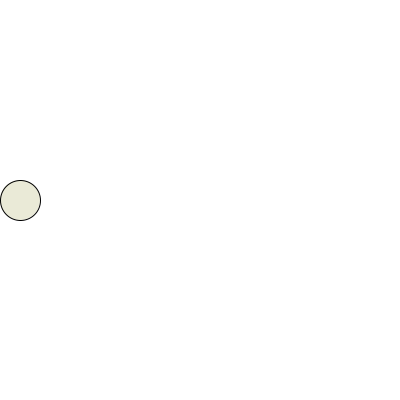
Frame 1 (no input)
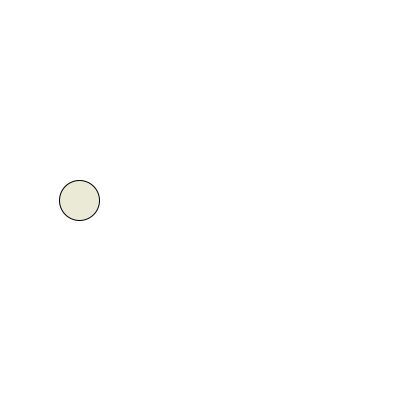
Frame 60 (the mouse pressed at the canvas centre just before this capture)
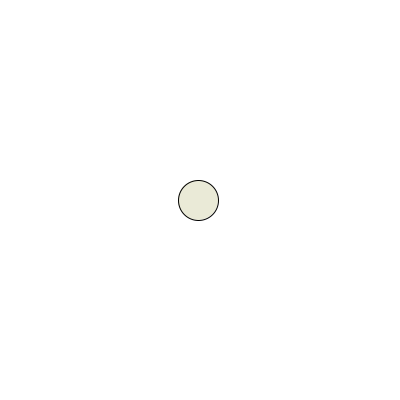
Frame 120 (the mouse held since frame 60 and released just before this capture)

The Processing sketch that drew these frames (run headless with seeded random() and noise(); from frame 60 on, the mouse is pressed at the canvas centre):

// Processing sketch: cirkel_som_accelere_med_kanter
// ── cirkel_som_accelere_med_kanter.pde
int xPos;
int xPosNew, yPosNew;
int speed;
int acceleration;
int direction;

void setup() {
  size(400, 400);
  xPos=20;
  speed=1;
  acceleration=2;
  direction=-1;
  //yPosNew=random(0,height);
}

void draw() {
  background(255);
  fill(120, 120, 0, 40);
  circle(xPos, 200, 40);
  xPos=xPos + speed;

  if(xPos > width || xPos < 0) {
    speed = speed * direction;
  }
  
}
void mousePressed() {
  speed = speed * acceleration;
}

void keyPressed() {
 speed = speed * direction; 
}
